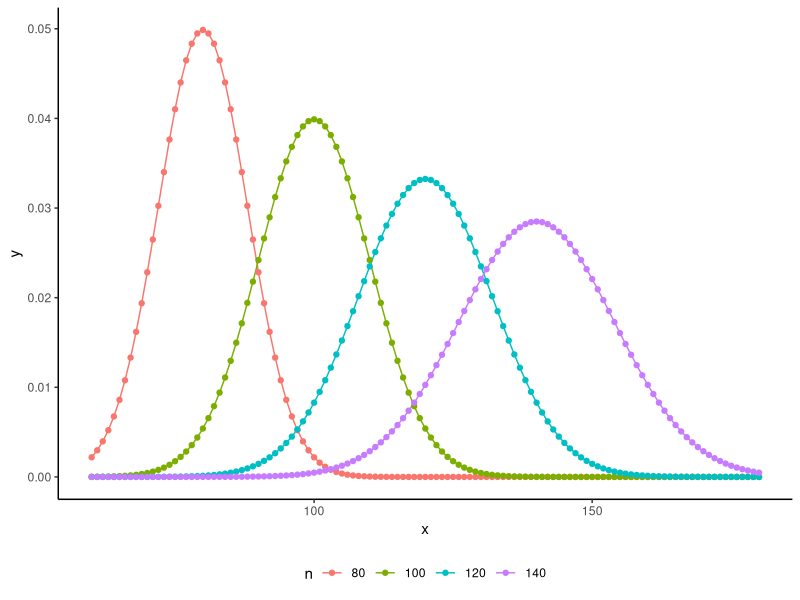
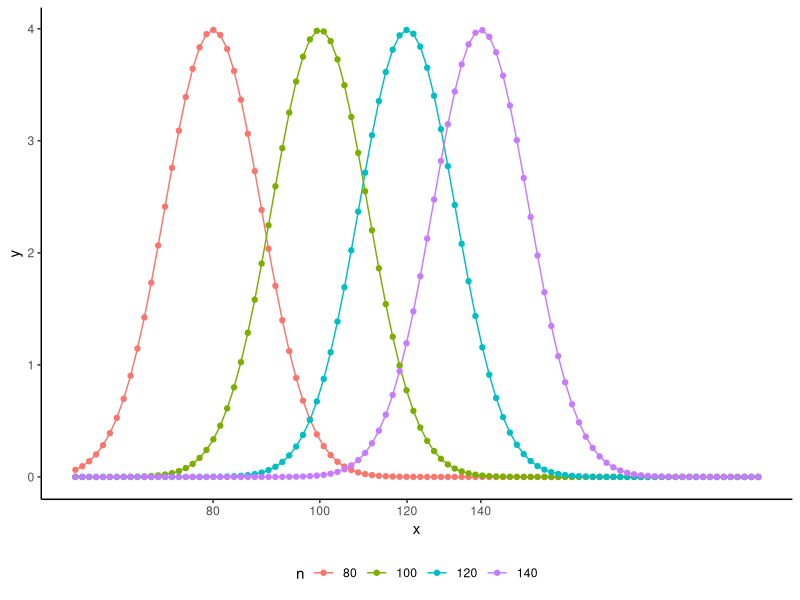
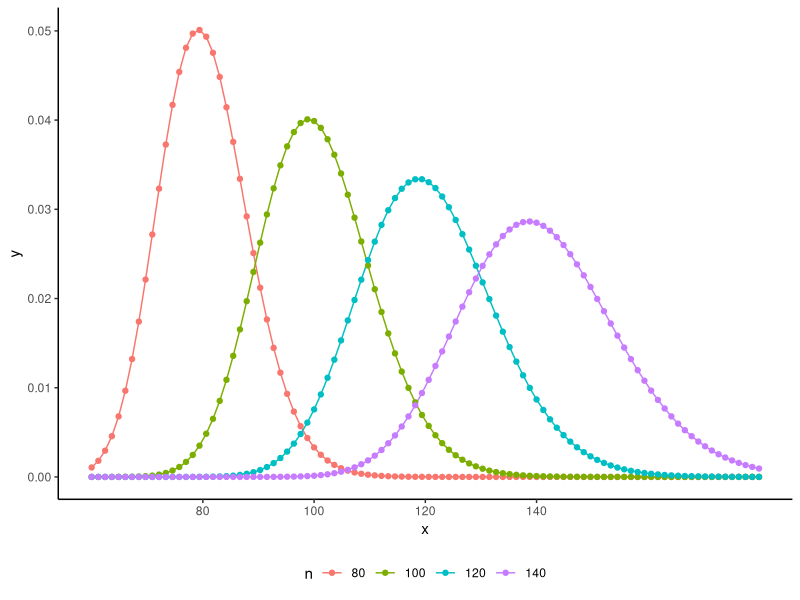

Reproduce these figures in R, in order.
## ---- chunk 1
#| message: false
#| echo: false
library(tidyverse)
library(patchwork)
## ---- chunk 2
#| echo: false
#| fig.cap: 'According to the normal mental number line model, our representation of a set of $n$ elements is a normal distribution centered at $n$ and whose standard deviation is proportional to $n$.'
#| label: fig-mental-number-line

w <- 0.1
tibble(x = seq(60, 180), 
       `80` = dnorm(x, mean = 80, sd = w*80), 
       `100` = dnorm(x, mean = 100, sd = w*100),
       `120` = dnorm(x, mean = 120, sd = w*120), 
       `140` = dnorm(x, mean = 140, sd = w*140)) |> 
  pivot_longer(cols = -x, names_to = 'n', values_to = 'y') |> 
  mutate(n = factor(n, levels = as.character(c(80, 100, 120, 140)))) |> 
  ggplot(aes(x,y, colour = n)) + geom_line() + geom_point() + theme_classic()  + theme(legend.position = 'bottom')
## ---- chunk 3
#| echo: false
#| fig.cap: 'In the lognormal model of ANS acuity, our mental representation of the cardinality of a set of $n$ elements is a normal distribution over a logarithmic scale mental number line that is centered at $\log(n)$ and whose standard deviation is $w$.'
#| label: fig-log-number-line

w <- 0.1
tibble(x = seq(log(60), log(250), length.out = 100), 
       `80` = dnorm(x, mean = log(80), sd = w), 
       `100` = dnorm(x, mean = log(100), sd = w),
       `120` = dnorm(x, mean = log(120), sd = w), 
       `140` = dnorm(x, mean = log(140), sd = w)) |> 
  pivot_longer(cols = -x, names_to = 'n', values_to = 'y') |> 
  mutate(n = factor(n, levels = as.character(c(80, 100, 120, 140)))) |> 
  ggplot(aes(x,y, colour = n)) + geom_line() + geom_point() + theme_classic()  + theme(legend.position = 'bottom') +
  scale_x_continuous(breaks = log(c(80, 100, 120, 140)), labels = c(80, 100, 120, 140))
## ---- chunk 4
#| echo: false
#| fig.cap: 'In the lognormal model, our representation of cardinality on the original scale mental number line is a lognormal distribution whose location parameter is $\log(n)$ and whose scale parameter is $w$.'
#| label: fig-log-number-line-original-scale

w <- 0.1
tibble(x = seq(60, 180, length.out = 100), 
       `80` = dlnorm(x, mean = log(80), sd = w), 
       `100` = dlnorm(x, mean = log(100), sd = w),
       `120` = dlnorm(x, mean = log(120), sd = w), 
       `140` = dlnorm(x, mean = log(140), sd = w)) |> 
  pivot_longer(cols = -x, names_to = 'n', values_to = 'y') |> 
  mutate(n = factor(n, levels = as.character(c(80, 100, 120, 140)))) |> 
  ggplot(aes(x,y, colour = n)) + geom_line() + geom_point() + theme_classic()  + theme(legend.position = 'bottom') +
  scale_x_continuous(breaks = c(80, 100, 120, 140), labels = c(80, 100, 120, 140))
